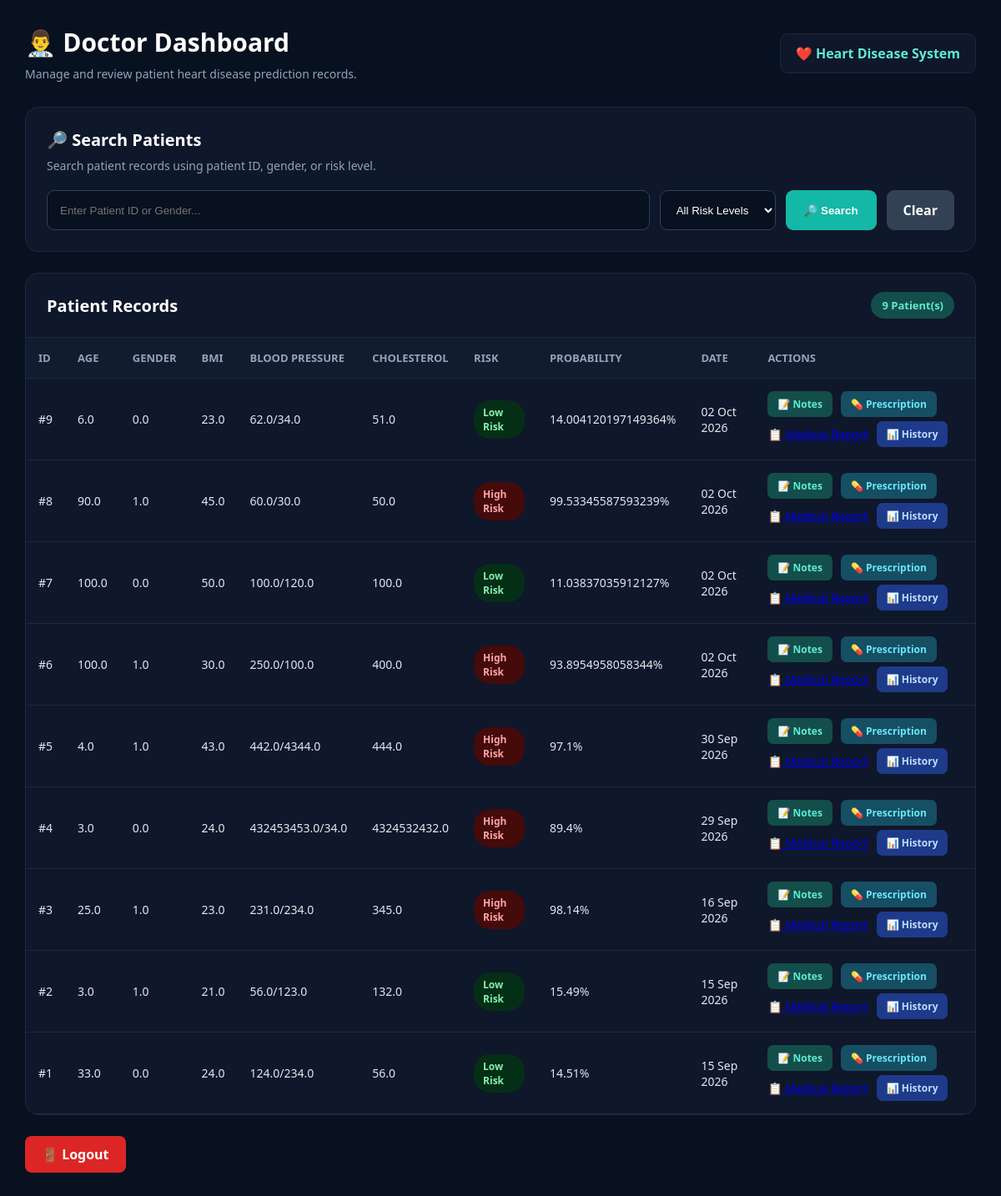
The app's page /doctor (signed in), older data.
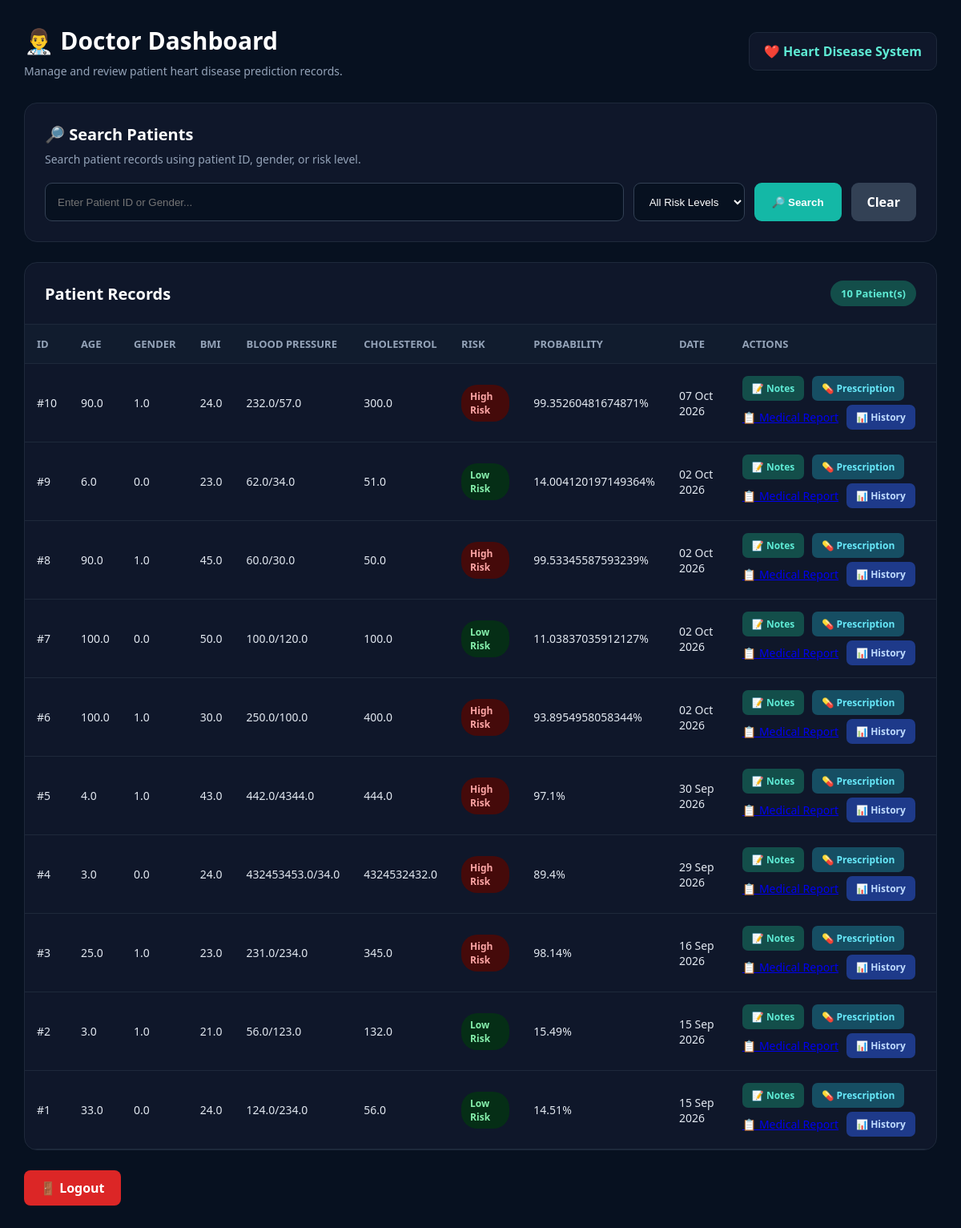
The same page, newer data.
### app.py (models this page shows)
class Patient(db.Model):
    id = db.Column(
        db.Integer,
        primary_key=True
    )
    patient_code = db.Column(
        db.String(50),
        nullable=True,
        index=True
    )
    age = db.Column(
        db.Float
    )
    gender = db.Column(
        db.Float
    )
    bmi = db.Column(
        db.Float
    )
    systolic = db.Column(
        db.Float
    )
    diastolic = db.Column(
        db.Float
    )
    cholesterol = db.Column(
        db.Float
    )
    risk = db.Column(
        db.String(50)
    )
    probability = db.Column(
        db.Float
    )
    date = db.Column(
        db.DateTime,
        default=datetime.utcnow
    )

### app.py (the view, shortened to what this page needs)
@app.route("/doctor")
def doctor_dashboard():
    if "role" not in session:
        return redirect(
            "/login"
        )
    if session["role"] not in [
        "doctor",
        "admin"
    ]:
        return "Access Denied"
    search = request.args.get(
        "search",
        ""
    ).strip()
    risk = request.args.get(
        "risk",
        ""
    ).strip()
    query = Patient.query
    if risk:
        query = query.filter(
            Patient.risk == risk
        )
    patients = query.order_by(
        Patient.date.desc()
    ).all()
    return render_template(
        "doctor_dashboard.html",
        patients=patients,
        search=search,
        risk=risk
    )

### templates/doctor_dashboard.html (shortened to what this page needs)
<!DOCTYPE html>
<html lang="en">
<head>
</head>
<body>
<div class="container">
    <div class="header">
        <div>
            <h1>👨‍⚕️ Doctor Dashboard</h1>
            <p>
                Manage and review patient heart disease prediction records.
            </p>
        </div>
        <div class="doctor-badge">
            ❤️ Heart Disease System
        </div>
    </div>
    <div class="search-card">
        <h2>🔎 Search Patients</h2>
        <p>
            Search patient records using patient ID, gender, or risk level.
        </p>
        <form method="GET"
              action="{{ url_for('doctor_dashboard') }}"
              class="search-form">
            <input
                type="text"
                name="search"
                class="search-input"
                placeholder="Enter Patient ID or Gender..."
                value="{{ search if search else '' }}"
            >
            <select name="risk"
                    class="risk-select">
                <option value="">
                    All Risk Levels
                </option>
            </select>
            <button type="submit"
                    class="search-button">
                🔎 Search
            </button>
            <a href="{{ url_for('doctor_dashboard') }}"
               class="clear-button">
                Clear
            </a>
        </form>
    </div>
    <div class="table-card">
        <div class="table-header">
            <h2>Patient Records</h2>
            <span class="patient-count">
                {{ patients|length }} Patient(s)
            </span>
        </div>
        {% if patients %}
        <div class="table-container">
            <table>
                <thead>
                    <tr>
                        <th>ID</th>
                        <th>Age</th>
                        <th>Gender</th>
                        <th>BMI</th>
                        <th>Blood Pressure</th>
                        <th>Cholesterol</th>
                        <th>Risk</th>
                        <th>Probability</th>
                        <th>Date</th>
<th>Actions</th>
                    </tr>
                </thead>
                <tbody>
                {% for patient in patients %}
                    <tr>
                        <td>
                            #{{ patient.id }}
                        </td>
                        <td>
                            {{ patient.age }}
                        </td>
                        <td>
                            {{ patient.gender }}
                        </td>
                        <td>
                            {{ patient.bmi }}
                        </td>
                        <td>
                            {{ patient.systolic }}/{{ patient.diastolic }}
                        </td>
                        <td>
                            {{ patient.cholesterol }}
                        </td>
                        <td>
                            {% if patient.risk == "High Risk" %}
                                <span class="risk high-risk">
                                    High Risk
                                </span>
                            {% else %}
                                <span class="risk low-risk">
                                    {{ patient.risk }}
                                </span>
                            {% endif %}
                        </td>
                        <td>
                            {{ patient.probability }}%
                        </td>
                        <td>
                            {% if patient.date %}
                                {{ patient.date.strftime('%d %b %Y') }}
                            {% else %}
                                —
                            {% endif %}
                        </td>
                        <td>
    <div class="action-buttons">
    <a
        href="{{ url_for('medical_notes', patient_id=patient.id) }}"
        class="notes-button"
    >
        📝 Notes
    </a>
    <a
        href="{{ url_for('prescription', patient_id=patient.id) }}"
        class="prescription-button"
    >
        💊 Prescription
    </a>
    <a
        href="{{ url_for('medical_report', patient_id=patient.id) }}"
        class="report-button"
    >
        📋 Medical Report
    </a>
    <a
        href="{{ url_for('patient_history', patient_id=patient.id) }}"
        class="history-button"
    >
        📊 History
    </a>
</div>
</td>
                    </tr>
                {% endfor %}
                </tbody>
            </table>
        </div>
        {% endif %}
    </div>
    <div class="footer">
        <a href="{{ url_for('logout') }}"
           class="logout">
            🚪 Logout
        </a>
    </div>
</div>
</body>
</html>

### templates/doctor_dashboard.html (style rules this page uses)
* { box-sizing:border-box; margin:0; padding:0; }
body { background:#071120; color:white; font-family:"Segoe UI", Arial, sans-serif; min-height:100vh; }
.container { width:100%; padding:30px; }
.header { display:flex; justify-content:space-between; align-items:center; margin-bottom:30px; }
.header h1 { font-size:30px; margin-bottom:8px; }
.header p { color:#94a3b8; font-size:14px; }
.doctor-badge { background:#0f172a; border:1px solid #1e293b; padding:12px 18px; border-radius:10px; color:#5eead4; font-weight:600; }
.search-card { background:#0f172a; border:1px solid #1e293b; border-radius:16px; padding:25px; margin-bottom:25px; }
.search-card h2 { font-size:20px; margin-bottom:8px; }
.search-card p { color:#94a3b8; font-size:14px; margin-bottom:20px; }
.search-form { display:flex; gap:12px; flex-wrap:wrap; }
.search-input { flex:1; min-width:250px; background:#071120; color:white; border:1px solid #334155; border-radius:9px; padding:13px 15px; outline:none; }
.risk-select { background:#071120; color:white; border:1px solid #334155; border-radius:9px; padding:13px 15px; outline:none; }
.search-button { background:#14b8a6; color:white; border:none; padding:13px 22px; border-radius:9px; font-weight:600; cursor:pointer; }
.clear-button { background:#334155; color:white; text-decoration:none; padding:13px 20px; border-radius:9px; font-weight:600; }
.table-card { background:#0f172a; border:1px solid #1e293b; border-radius:16px; overflow:hidden; }
.table-header { padding:22px 25px; display:flex; justify-content:space-between; align-items:center; border-bottom:1px solid #1e293b; }
.table-header h2 { font-size:20px; }
.patient-count { background:#134e4a; color:#5eead4; padding:7px 13px; border-radius:20px; font-size:13px; font-weight:600; }
.table-container { overflow-x:auto; }
table { width:100%; border-collapse:collapse; }
th, td { padding:15px; border-bottom:1px solid #1e293b; text-align:left; }
th { background:#111c2e; color:#94a3b8; font-size:13px; text-transform:uppercase; }
td { color:#e2e8f0; font-size:14px; }
.risk { display:inline-block; padding:6px 11px; border-radius:20px; font-size:12px; font-weight:700; }
.high-risk { background:#450a0a; color:#fca5a5; }
.low-risk { background:#052e16; color:#86efac; }
.notes-button { display:inline-block; background:#134e4a; color:#5eead4; text-decoration:none; padding:7px 12px; border-radius:7px; font-size:12px; font-weight:600; white-space:nowrap; }
.prescription-button { display:inline-block; background:#164e63; color:#67e8f9; text-decoration:none; padding:7px 12px; border-radius:7px; font-size:12px; font-weight:600; white-space:nowrap; margin-left:5px; }
.action-buttons { display:flex; align-items:center; gap:5px; flex-wrap:wrap; }
.footer { margin-top:25px; }
.logout { display:inline-block; background:#dc2626; color:white; text-decoration:none; padding:11px 20px; border-radius:8px; font-weight:600; }
.history-button { display: inline-block; background: #1e3a8a; color: #bfdbfe; text-decoration: none; padding: 7px 12px; border-radius: 7px; font-size: 12px; font-weight: 600; white-space: nowrap; margin-left: 5px; }

Row changes from the older to the newer data that the page shows:
added Patient: id "10", age "90.0", gender "1.0", bmi "24.0", systolic "232.0", diastolic "57.0", cholesterol "300.0", risk "High Risk", probability "99.35260481674871", date "07 Oct 2026"
Text that changed along with them:
{{ patients|length }}: "9" → "10"
